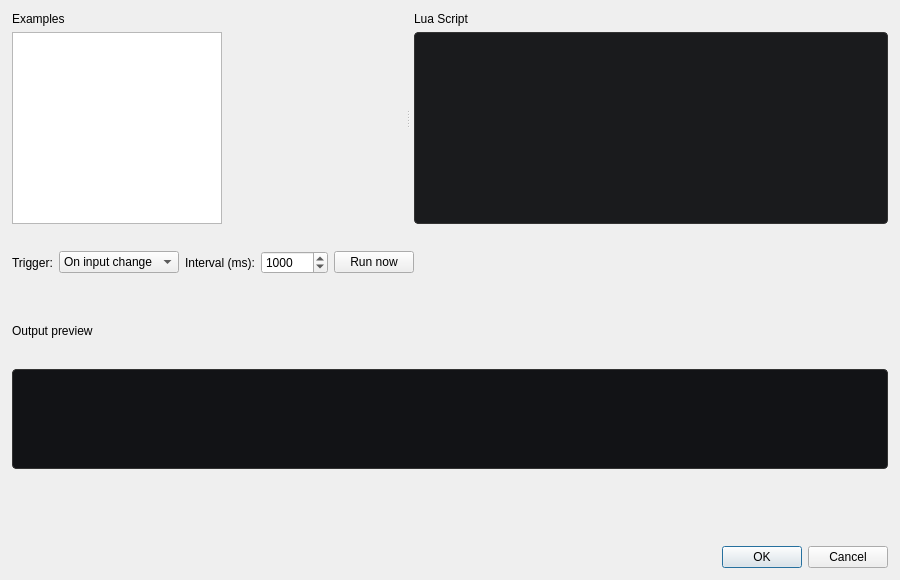
<?xml version="1.0" encoding="UTF-8"?>
<ui version="4.0">
 <class>ScriptEditDialog</class>
 <widget class="QDialog" name="ScriptEditDialog">
  <property name="windowTitle">
   <string>Lua Script Editor</string>
  </property>
  <property name="minimumSize">
   <size>
    <width>900</width>
    <height>580</height>
   </size>
  </property>
  <layout class="QVBoxLayout" name="mainLayout">
   <property name="spacing">
    <number>8</number>
   </property>
   <property name="leftMargin">
    <number>12</number>
   </property>
   <property name="topMargin">
    <number>12</number>
   </property>
   <property name="rightMargin">
    <number>12</number>
   </property>
   <property name="bottomMargin">
    <number>12</number>
   </property>
   <item>
    <widget class="QSplitter" name="splitter">
     <property name="orientation">
      <enum>Qt::Horizontal</enum>
     </property>
     <widget class="QWidget" name="leftPane">
      <layout class="QVBoxLayout" name="leftLayout">
       <property name="leftMargin">
        <number>0</number>
       </property>
       <property name="topMargin">
        <number>0</number>
       </property>
       <property name="rightMargin">
        <number>4</number>
       </property>
       <property name="bottomMargin">
        <number>0</number>
       </property>
       <item>
        <widget class="QLabel" name="presetsLabel">
         <property name="text">
          <string>Examples</string>
         </property>
        </widget>
       </item>
       <item>
        <widget class="QListWidget" name="presetList">
         <property name="minimumSize">
          <size>
           <width>160</width>
           <height>0</height>
          </size>
         </property>
         <property name="maximumSize">
          <size>
           <width>210</width>
           <height>16777215</height>
          </size>
         </property>
        </widget>
       </item>
      </layout>
     </widget>
     <widget class="QWidget" name="rightPane">
      <layout class="QVBoxLayout" name="rightLayout">
       <property name="leftMargin">
        <number>4</number>
       </property>
       <property name="topMargin">
        <number>0</number>
       </property>
       <property name="rightMargin">
        <number>0</number>
       </property>
       <property name="bottomMargin">
        <number>0</number>
       </property>
       <item>
        <widget class="QLabel" name="editorLabel">
         <property name="text">
          <string>Lua Script</string>
         </property>
        </widget>
       </item>
       <item>
        <widget class="QPlainTextEdit" name="codeEdit">
         <property name="lineWrapMode">
          <enum>QPlainTextEdit::NoWrap</enum>
         </property>
         <property name="styleSheet">
          <string notr="true">QPlainTextEdit { background:#1a1b1d; color:#d4d4d4; border:1px solid #333; border-radius:4px; }</string>
         </property>
        </widget>
       </item>
      </layout>
     </widget>
    </widget>
   </item>
   <item>
    <widget class="QWidget" name="triggerRow" native="true">
     <layout class="QHBoxLayout" name="triggerLayout">
      <property name="leftMargin">
       <number>0</number>
      </property>
      <item>
       <widget class="QLabel" name="triggerLabel">
        <property name="text">
         <string>Trigger:</string>
        </property>
       </widget>
      </item>
      <item>
       <widget class="QComboBox" name="triggerCombo">
        <item>
         <property name="text">
          <string>On input change</string>
         </property>
        </item>
        <item>
         <property name="text">
          <string>Manual</string>
         </property>
        </item>
       </widget>
      </item>
      <item>
       <widget class="QLabel" name="intervalLabel">
        <property name="text">
         <string>Interval (ms):</string>
        </property>
       </widget>
      </item>
      <item>
       <widget class="QSpinBox" name="intervalSpin">
        <property name="minimum">
         <number>100</number>
        </property>
        <property name="maximum">
         <number>3600000</number>
        </property>
        <property name="value">
         <number>1000</number>
        </property>
       </widget>
      </item>
      <item>
       <widget class="QPushButton" name="runNowBtn">
        <property name="text">
         <string>Run now</string>
        </property>
       </widget>
      </item>
      <item>
       <spacer name="triggerSpacer">
        <property name="orientation">
         <enum>Qt::Horizontal</enum>
        </property>
        <property name="sizeHint" stdset="0">
         <size>
          <width>40</width>
          <height>0</height>
         </size>
        </property>
       </spacer>
      </item>
     </layout>
    </widget>
   </item>
   <item>
    <widget class="QLabel" name="outputLabel">
     <property name="text">
      <string>Output preview</string>
     </property>
    </widget>
   </item>
   <item>
    <widget class="QPlainTextEdit" name="outputEdit">
     <property name="maximumSize">
      <size>
       <width>16777215</width>
       <height>100</height>
      </size>
     </property>
     <property name="readOnly">
      <bool>true</bool>
     </property>
     <property name="styleSheet">
      <string notr="true">QPlainTextEdit { background:#121316; color:#9cdcfe; border:1px solid #333; border-radius:4px; font-family:monospace; }</string>
     </property>
    </widget>
   </item>
   <item>
    <widget class="QLabel" name="errorLabel">
     <property name="text">
      <string/>
     </property>
     <property name="wordWrap">
      <bool>true</bool>
     </property>
     <property name="styleSheet">
      <string notr="true">color:#ff6060; font-size:11px;</string>
     </property>
    </widget>
   </item>
   <item>
    <widget class="QDialogButtonBox" name="buttonBox">
     <property name="standardButtons">
      <set>QDialogButtonBox::Cancel|QDialogButtonBox::Ok</set>
     </property>
    </widget>
   </item>
  </layout>
 </widget>
 <resources/>
 <connections/>
</ui>
